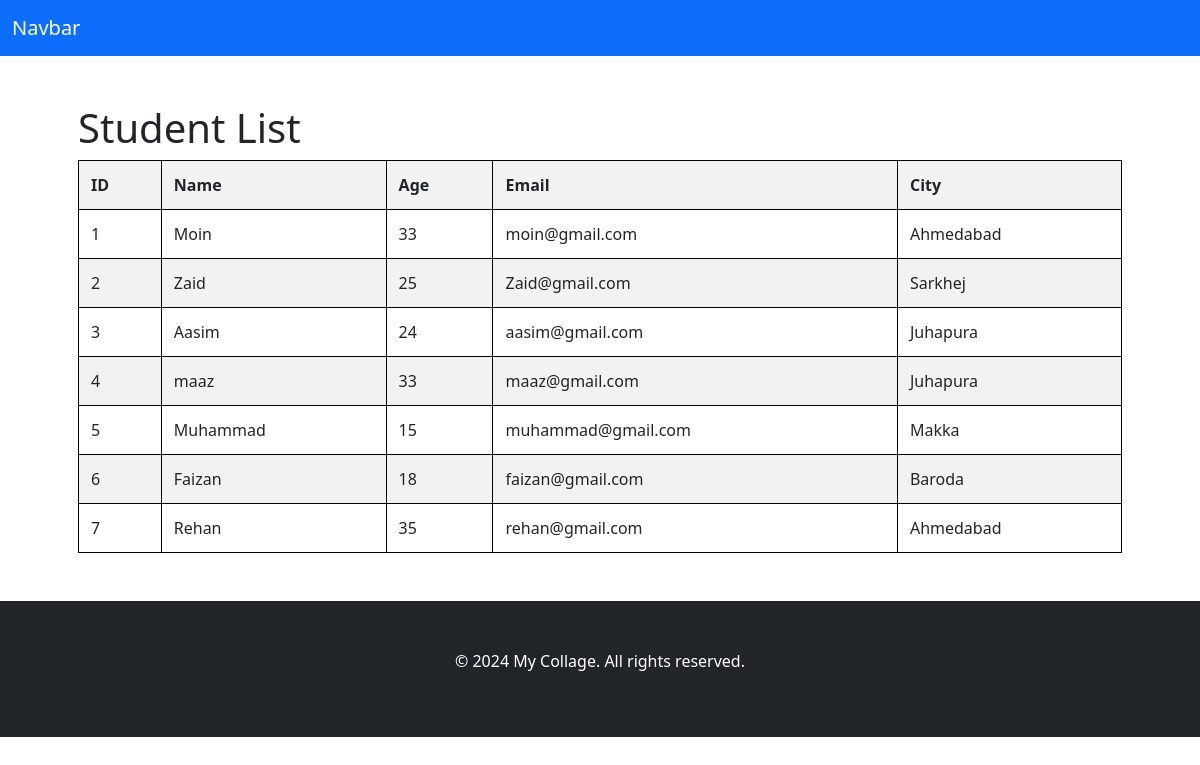
Page /students/list/ on the committed database.
### ourstudents/models.py (models this page shows, shortened)
class Student(models.Model):
    name = models.CharField(max_length=100)
    age = models.IntegerField()
    email = models.EmailField(unique=True)
    city = models.CharField(max_length=100, default='Unknown')

### ourstudents/views.py (the view)
# urls.py: path('list/', views.student_list, name='student_list'),
def student_list(request):
    students = Student.objects.all()
    return render(request, 'student/studentlist.html', {'students': students})

### ourstudents/templates/student/studentlist.html
{% extends "base.html" %}
{% block content %}
<h1>Student List</h1>
<table>
    <thead>
        <tr>
            <th>ID</th>
            <th>Name</th>
            <th>Age</th>
            <th>Email</th>
            <th>City</th>
        </tr>
    </thead>
    <tbody>
        {% for student in students %}
        <tr>
            <td>{{ student.id }}</td>
            <td>{{ student.name }}</td>
            <td>{{ student.age }}</td>
            <td>{{ student.email }}</td>
            <td>{{ student.city }}</td>
        </tr>
        {% endfor %}
    </tbody>
</table>
{% endblock %}

### static/css/style.css (style rules this page uses)
table { border-collapse: collapse; width: 100%; }
table tr:nth-child(even) { background-color: #f2f2f2; }
table, th, td { border: 1px solid #000; }
th, td { padding: 12px; text-align: left; }
th { background-color: #f2f2f2; }

### rows in the picture
Student: id "1", name "Moin", age "33", email "moin@gmail.com", city "Ahmedabad"
Student: id "2", name "Zaid", age "25", email "Zaid@gmail.com", city "Sarkhej"
Student: id "3", name "Aasim", age "24", email "aasim@gmail.com", city "Juhapura"
Student: id "4", name "maaz", age "33", email "maaz@gmail.com", city "Juhapura"
Student: id "5", name "Muhammad", age "15", email "muhammad@gmail.com", city "Makka"
Student: id "6", name "Faizan", age "18", email "faizan@gmail.com", city "Baroda"
Student: id "7", name "Rehan", age "35", email "rehan@gmail.com", city "Ahmedabad"
